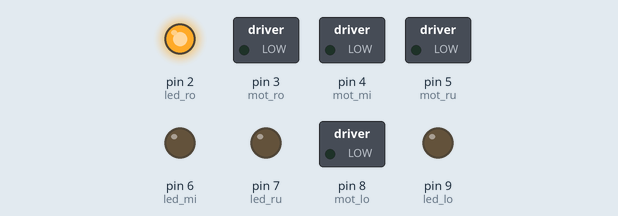
The sketch below on a simulated Arduino Uno, built with avr-gcc and run on an emulated ATmega328P. On the bench: switched loads named in the sketch (green lamp = pin HIGH), output pins drawn as LEDs (lit = HIGH). Random numbers use the default seed unless the sketch sets one; what the sketch prints to the serial monitor is not drawn.

Above: at 0.1 s.
At 3.1 s:
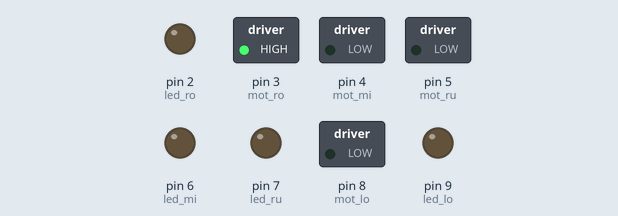
At 9.1 s:
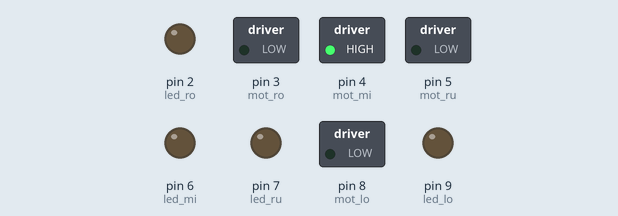
At 15.1 s:
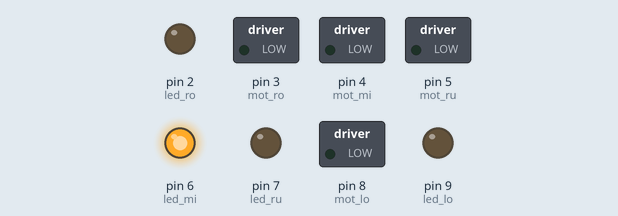
At 21.1 s:
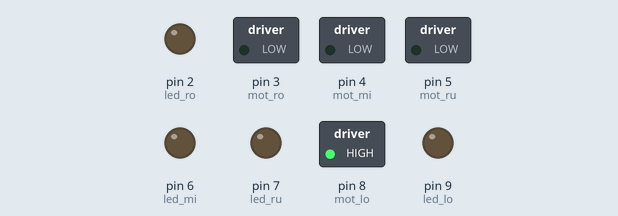
At 33.17 s:
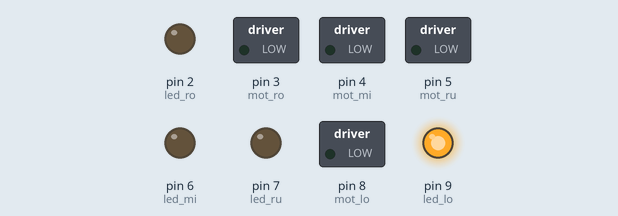
Timing chart, 0 to 35.9 s (numbered marks = the images above):
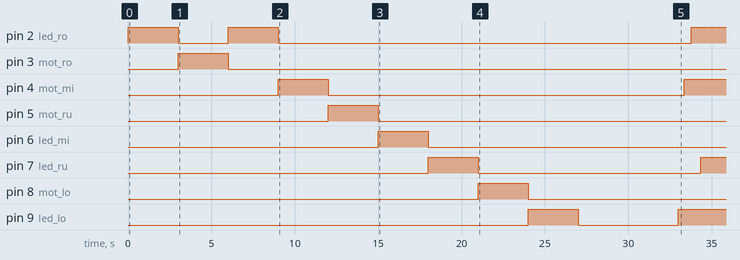

The sketch:

fade.ino
```cpp
// declare LED pins
int led_ro = 2;
int led_mi = 6;
int led_ru = 7;
int led_lo = 9;
// declate Motor pins
int mot_ro = 3;
int mot_mi = 4;
int mot_ru = 5;
int mot_lo = 8;

int pinrandom = random(2, 10);
int counter = 0;
int counterbreak = 500;
int del = 100;
int allLED[] = {led_ro, led_mi, led_ru, led_lo};
int LEDanzahl = 4;
int allMot[] = {mot_ro, mot_mi, mot_ru, mot_lo};
int MOTanzahl = 4;

// the PWM pin the LED is attached to
int brightness = 0;    // how bright the LED is
int fadeAmount = 5;    // how many points to fade the LED by

// the setup routine runs once when you press reset:
void setup() {
  Serial.begin(115200);
  while (!Serial) {   //waiting for the serial connection
  }
  Serial.println();
  Serial.print("Starte Drehleuchtewand");
  // declare pin 9 to be an output:
pinMode(led_ro, OUTPUT);
pinMode(mot_ro, OUTPUT);
pinMode(mot_mi, OUTPUT);
pinMode(mot_ru, OUTPUT);
pinMode(led_mi, OUTPUT);
pinMode(led_ru, OUTPUT);
pinMode(mot_lo, OUTPUT);
pinMode(led_lo, OUTPUT);
selftest();
}

void loop(){
randomloop();
}

void selftest(){
brightness = 255;
  analogWrite(led_ro, brightness);
delay(3000);
  analogWrite(led_ro, 0);
  analogWrite(mot_ro, brightness);
delay(3000);
  analogWrite(mot_ro, 0);
  analogWrite(led_ro, brightness);
delay(3000);
  analogWrite(led_ro, 0);
  analogWrite(mot_mi, brightness);
delay(3000);
  analogWrite(mot_mi, 0);
  analogWrite(mot_ru, brightness);
delay(3000);
  analogWrite(mot_ru, 0);
  analogWrite(led_mi, brightness);
delay(3000);
  analogWrite(led_mi, 0);
  analogWrite(led_ru, brightness);
delay(3000);
  analogWrite(led_ru, 0);
  analogWrite(mot_lo, brightness);
delay(3000);
  analogWrite(mot_lo, 0);
  analogWrite(led_lo, brightness);
delay(3000);
  analogWrite(led_lo, 0);
delay(6000);

}


// the loop routine runs over and over again forever:

void randomloop() {
// set the brightness of pin 9:

if (counter < counterbreak) {
//  Serial.println("chaos");
  del = random(300, 900);
  analogWrite(pinrandom, brightness);
  brightness = brightness + fadeAmount;
  // reverse the direction of the fading at the ends of the fade:
  if (brightness <= 0 || brightness >= 255) {
    fadeAmount = random(2, 6);
    fadeAmount = -fadeAmount;
    pinrandom = random(2, 10);
  }
} else if (counter > counterbreak) {
//  Serial.pr,intln("gleich");
  del = 500;
  analogWrite(led_ro, brightness);
  analogWrite(mot_ro, brightness);
  analogWrite(mot_mi, brightness);
  analogWrite(mot_ru, brightness);
  analogWrite(led_mi, brightness);
  analogWrite(led_ru, brightness);
  analogWrite(mot_lo, brightness);
  analogWrite(led_lo, brightness);
  fadeAmount = 5;
  brightness = brightness + fadeAmount;
  // reverse the direction of the fading at the ends of the fade:
  if (brightness <= 0 || brightness >= 255) {
    fadeAmount = -fadeAmount;
  }
}
  if  (counter > (counterbreak + counterbreak)) {
  Serial.println("reset counter");
  counter = 0;
}
  counter = counter + 1;
  delay(del);
//  Serial.println(counter);
}
```

Measured:
- by itself, pin 2 (led_ro): HIGH → LOW at 3.0 s, → HIGH 3.0 s later, → LOW 3.0 s later, → HIGH 24.8 s later
- by itself, pin 4 (mot_mi): HIGH → LOW at 12.0 s, → HIGH 21.3 s later
- by itself, pin 7 (led_ru): HIGH → LOW at 21.0 s, → HIGH 13.4 s later
- by itself, pin 9 (led_lo): HIGH → LOW at 27.0 s, → HIGH 6.0 s later
